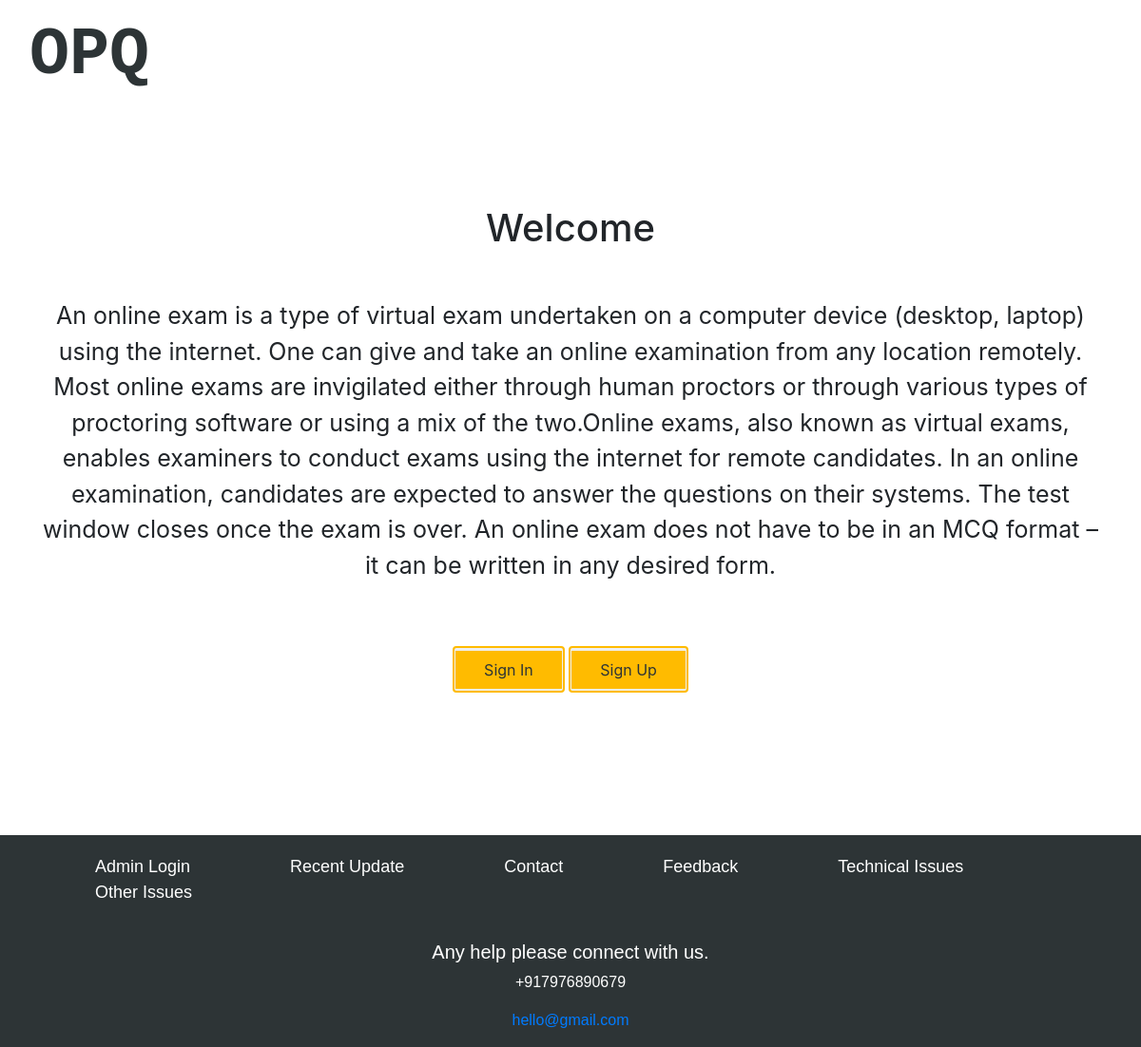
Before: / with the older database file.
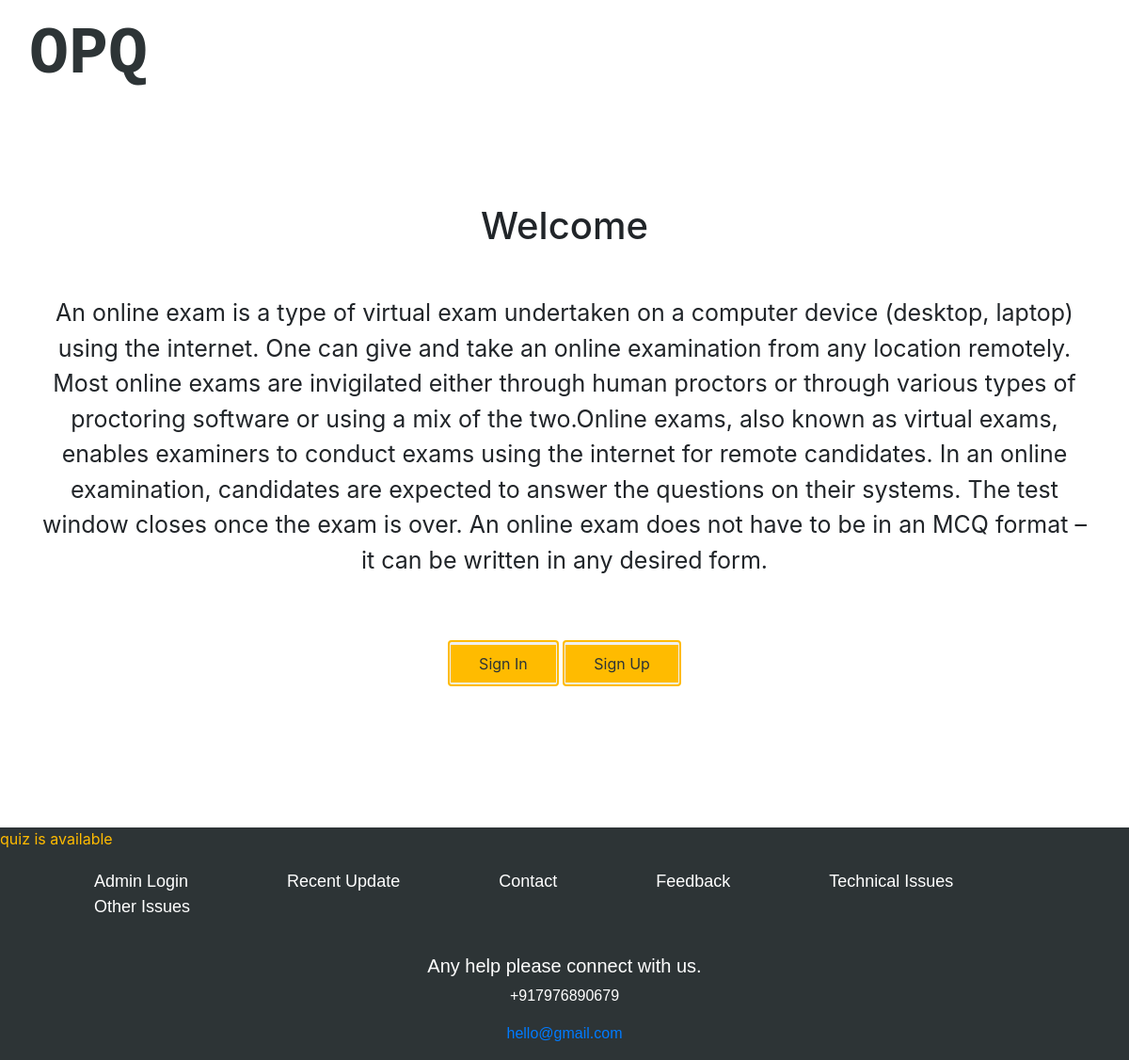
After: the same page with the newer database file.
### All/models.py (models this page shows)
class update(models.Model):
    date=models.DateTimeField(auto_now=True)
    title=models.CharField(max_length=100)
    desc=models.TextField(max_length=1000)

### backendofOPQ/views.py (the view)
# urls.py: path('', views.indexpage,name="homepage"),
def indexpage(request):
    updatedata=update.objects.order_by('date')[0:3]
    updatedata={
        'updatedata':updatedata
    }
    return render(request,"index.html",updatedata)

### templates/index.html (shortened to what this page needs)
{% extends "base.html" %}
{% block base %}
<!DOCTYPE html>
<html lang="en">
<head>
    <link rel="stylesheet" href="https://maxcdn.bootstrapcdn.com/font-awesome/4.7.0/css/font-awesome.min.css">
    <link rel="stylesheet" href="/static/bootstrap-css/bootstrap.css">
    <link rel="stylesheet" href="/static/css/styleWelcome.css">
</head>
<body>
<main>
  <div class="container">
      <article>
          <div class="welcome text-center">
              <h1>Welcome</h1>
              <p id="welcome-p">An online exam is a type of virtual exam undertaken on a computer device (desktop, laptop) using the internet. One can give and take an online examination from any location remotely.
                Most online exams are invigilated either through human proctors or through various types of proctoring software or using a mix of the two.Online exams, also known as virtual exams, enables examiners
                to conduct exams using the internet for remote candidates. In an online examination, candidates are expected to answer the questions on their systems. The test window closes once the exam is over.
                 An online exam does not have to be in an MCQ format – it can be written in any desired form.
              </p>
              <button class="btn" type="button"><a  id="btnH" href="{% url 'login' %}">Sign In</a></button>
              <button class="btn" type="button"><a id="btnH" href="{% url 'signup' %}" >Sign Up</a></button>
            </div>
      </article>
  </div>
</main>
  <marquee  style="background-color: #2d3436; color:#ffbb00;" onmouseover="this.stop()" onmouseout="this.start()">
    {% for update in updatedata  %}
    <a style="color:#ffbb00;" href="/updatedetails/{{update.id}}"> {{update.title}} &nbsp;&nbsp;&nbsp;&nbsp; </a>
    {% endfor %}
  </marquee>
</body>
{% endblock base %}

### templates/base.html
{% include "header.html" %}
{% block base %}
{% endblock base %}
{% include "footer.html" %}

### templates/header.html (shortened to what this page needs)
<header>
  <nav class="navbar navbar-expand-lg bg-transparent">
      <div class="container-fluid">
        <a class="navbar-brand" href="{% url 'homepage' %}">OPQ</a>
        </div>
    </nav>
</header>

### templates/footer.html (shortened to what this page needs)
<div  id="footerbody">
    <nav id="footerli">
      <a href="/admin"> admin login   </a>
      <a href="/allupdate"> recent update</a>
      <a href="#"> contact           </a>
      <a href="/feedback">  feedback  </a>
      <a href="#"> technical issues  </a>
      <a href="#"> other issues      </a>
    </nav>
    <nav id="welnav">
      <div style="margin-top: 20px;">
        <h5>Any help please connect with us.</h5>
        <p>
          +917976890679
        </p>
       <p>
        <a href="#">hello@gmail.com</a>
       </p>
      </div>
  </nav>
  </div>
</html>

### static/css/styleWelcome.css (style rules this page uses)
* { margin: 0; padding: 0; }
html { scroll-behavior: smooth; }
.navbar .navbar-brand { font-size: 70px; color: #2d3436; font-family: 'Courier New', Courier, monospace; font-weight: bold; }
#welnav { background-color:#2d3436; text-align: center; width: auto; height: auto; color:#ffbb00; overflow: hidden; }
.navbar .container-fluid { height: 100px; }
#btnH { padding: 10px 30px; background-color:#ffbb00; color:#2d3436; }
.container { margin-top: 100px; margin-bottom: 150px; }
.container p { margin-top: 50px; font-size: 25px; }
.welcome .btn { height: 49px; margin-top: 50px; border: 2px solid #ffbb00; padding:1px 1px 1px 1px; }
.welcome .btn a { color: #ffbb00; text-decoration: none; }

Changed rows visible on the page:
added update: title "quiz is available"
